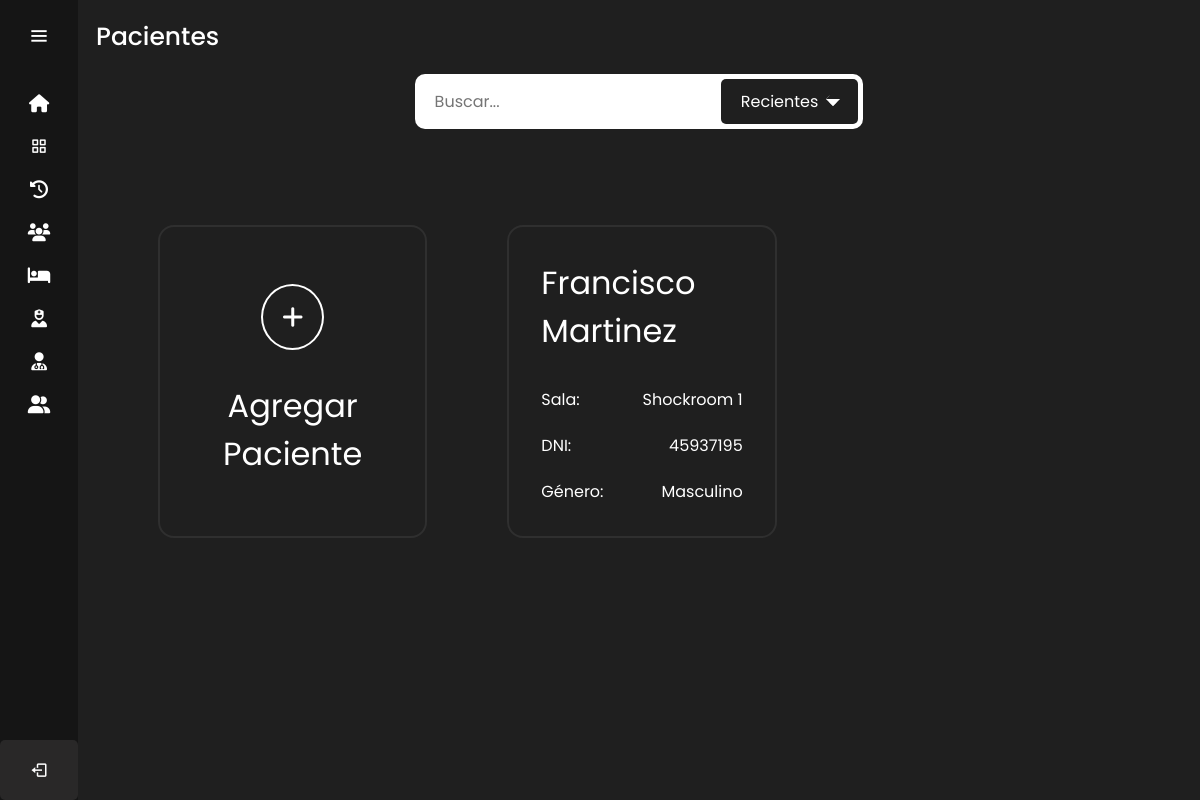
The page /pacientes/ (signed in) on the database as committed earlier.
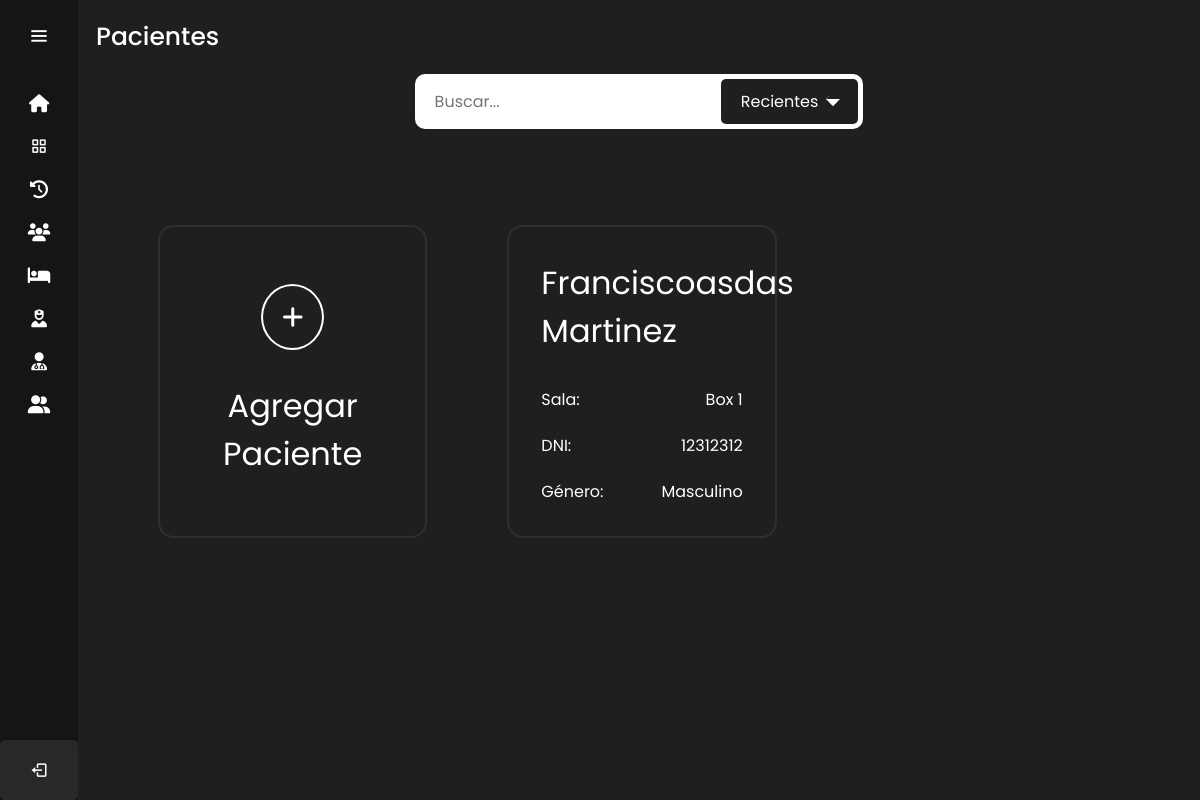
The same page on the database as committed later.
### sitio/models.py (models this page shows)
class Paciente(models.Model):
    DNI = models.CharField(max_length=8)
    nombre = models.CharField(max_length=255)
    apellido = models.CharField(max_length=255)
    direccion = models.TextField()
    email = models.EmailField()
    obra_social=models.CharField(max_length=30)
    fecha_nacimiento=models.DateField(null=True)
    genero=models.CharField(max_length=12, default='masculino')
    telefono = models.CharField(max_length=12)  # Puedes ajustar el patrón de validación según tu necesidad
    alergia = models.CharField(max_length=255, blank=True, null=True, default='No')
    enfermedad_cronica = models.CharField(max_length=255, blank=True, null=True, default='No')
    tratamiento_medico = models.CharField(max_length=255, blank=True, null=True, default='No')
    enfermedades_o_cirugias = models.TextField(blank=True, null=True, default='No')
    enfermero=models.ForeignKey(Enfermeros,on_delete=models.CASCADE)
    internado=models.CharField(max_length=2, default='No')
    sala=models.ForeignKey(Salas,on_delete=models.CASCADE)

class Salas(models.Model):
    nombre=models.CharField(max_length=50)
    tipo_sala=models.CharField(max_length=50)

### sitio/views.py (the view)
# urls.py: path('pacientes/', login_required(views.pacientes),name ='paciente'),
def pacientes (request):
    pacientess = Paciente.objects.all()
    return render(request, 'pacientes.html',{'pacientes':pacientess})

### sitio/templates/pacientes.html (shortened to what this page needs)
{% extends 'layouts/nav.html' %} {% load static %} {% block content %}
<head>
  <link rel="stylesheet" href="{% static '/styles/pacientes_medicos_enfermeros_styles.css' %}" />
  <link
    rel="stylesheet"
    href="https://use.fontawesome.com/releases/v5.15.4/css/all.css"
  />
</head>
<div class="text">Pacientes</div>
<div class="container_filtros_busqueda">
  <div class="filtros_busqueda">
      <form action="#">
          <div class="input_box">
              <input type="text" placeholder="Buscar..." required>
              <div class="selection"><p>Recientes</p><span></span></div>
          </div>
      </form>
  </div>
</div>
<div class="container_pacientes_medicos_enfermeros">
  <a href="/agregar_paciente" class="agregar_paciente_medico_enfermero">
    <div class="icon_agregar_paciente_medico_enfermero"><i class="fa-solid fa-plus"></i></div>
    <div class="title_paciente_medico_enfermero">Agregar Paciente</div>
  </a>
  {% for paciente in pacientes %}
  <a href="{% url 'perfil_paciente' paciente.id %}" class="paciente_medico_enfermero">
      <div class="title_paciente_medico_enfermero">{{ paciente.nombre }} {{ paciente.apellido }}</div>
      <div class="extra_info_paciente_medico_enfermero">
        <div class="flex_info">
          <p>Sala: </p>
          <p>{{ paciente.sala.nombre }}</p>
        </div>
        <div class="flex_info">
          <p>DNI: </p>
          <p>{{ paciente.DNI }}</p>
        </div>
        <div class="flex_info">
          <p>Género: </p>
          <p>{{ paciente.genero }}</p>
        </div>
      </div>
  </a>
  {% endfor %}
</div>
{% endblock %}

Rows that differ between the two databases and show on the page:
changed Paciente "Martinez": nombre "Francisco" → "Franciscoasdas"; sala.nombre "Shockroom 1" → "Box 1"; DNI "45937195" → "12312312"
